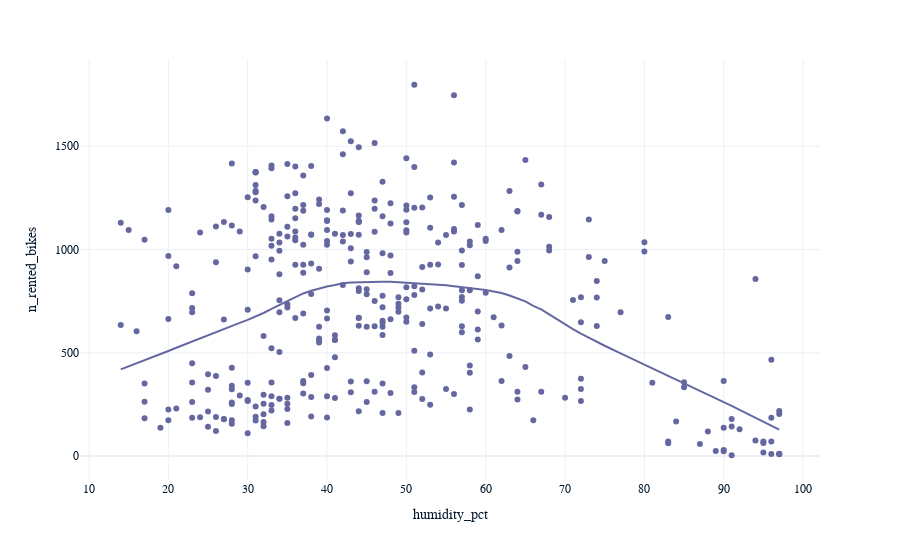

Here is the notebook cell this chart was saved with:
### Code cell
# Copy and update the code for the previous scatter plot 
# to investigate relation with other weather parameters
px.scatter(noon_rides, x = 'humidity_pct', y = 'n_rented_bikes', trendline = 'lowess')

### Figure 1 — Plotly figure (JSON) as saved in the notebook; plotly's stock layout.template omitted (floating-point values rounded to 4 significant figures; data arrays with more than 128 entries replaced by an {"elided": "..."} marker saying what was removed)
{"data": [{"hovertemplate": "humidity_pct=%{x}<br>n_rented_bikes=%{y}<extra></extra>", "legendgroup": "", "marker": {"color": "#6568a0", "symbol": "circle"}, "mode": "markers", "name": "", "orientation": "v", "showlegend": false, "x": {"elided": "353 int values"}, "xaxis": "x", "y": {"elided": "353 int values"}, "yaxis": "y", "type": "scatter"}, {"hovertemplate": "<b>LOWESS trendline</b><br><br>humidity_pct=%{x}<br>n_rented_bikes=%{y} <b>(trend)</b><extra></extra>", "legendgroup": "", "marker": {"color": "#6568a0", "symbol": "circle"}, "mode": "lines", "name": "", "showlegend": false, "x": {"elided": "353 int values"}, "xaxis": "x", "y": {"elided": "353 float values"}, "yaxis": "y", "type": "scatter"}], "layout": {"xaxis": {"anchor": "y", "domain": [0, 1], "title": {"text": "humidity_pct"}}, "yaxis": {"anchor": "x", "domain": [0, 1], "title": {"text": "n_rented_bikes"}}, "legend": {"tracegroupgap": 0}, "margin": {"t": 60}}}
